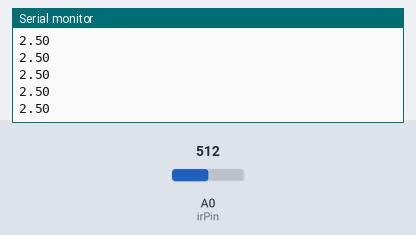
A sketch run on a simulated Arduino Uno, built with avr-gcc and run on an emulated ATmega328P. Shown: the last lines printed to the serial monitor. Inputs (shaded band) come from the test bench; at power-on: A0 (irPin) = 512.

Above: at 1.2 s.
1.3 s: A0 (irPin) set to 716
At 1.56 s:
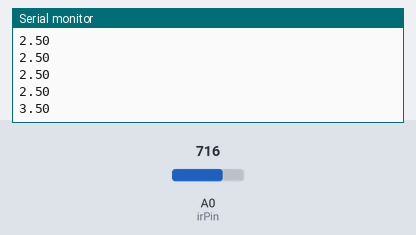
2.8 s: A0 (irPin) set to 900
At 2.96 s:
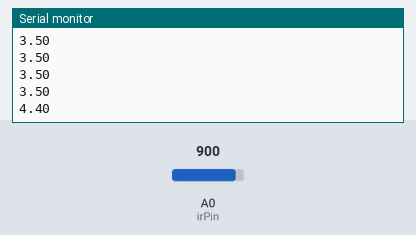
Timing chart, 0 to 5.8 s (numbered marks = the images above; inputs shaded):
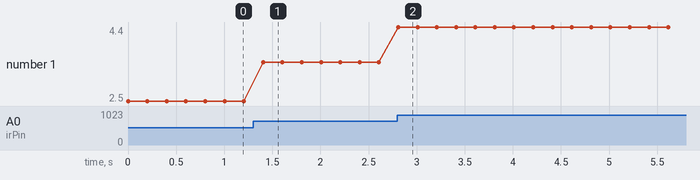

Measured:
- after the input at 1.3 s, the serial monitor: prints a new line after 0.10 s (image 1)
- after the input at 2.8 s, the serial monitor: prints a new line at once (image 2)
- plotted number 1: 2.5 → 3.5 after the input at 1.3 s, 3.5 → 4.4 after the input at 2.8 s

The sketch:

IR1.ino
```cpp
#define irPin A0
#define numSamples 10

void setup() {
  pinMode (irPin, INPUT);
  Serial.begin(115200);
}

void loop() {
  int sample = analogRead(irPin);   // Map the sample from 0-5
  float v = map(sample, 0, 1023, 0, 5000)/1000.0;

  Serial.println(v);

  // Approximate distance (in mm) using the following equation
  int dist =(int)( 603.74 * pow(v, -1.16));
//  Serial.println(dist);
  delay(200);
  }
```
